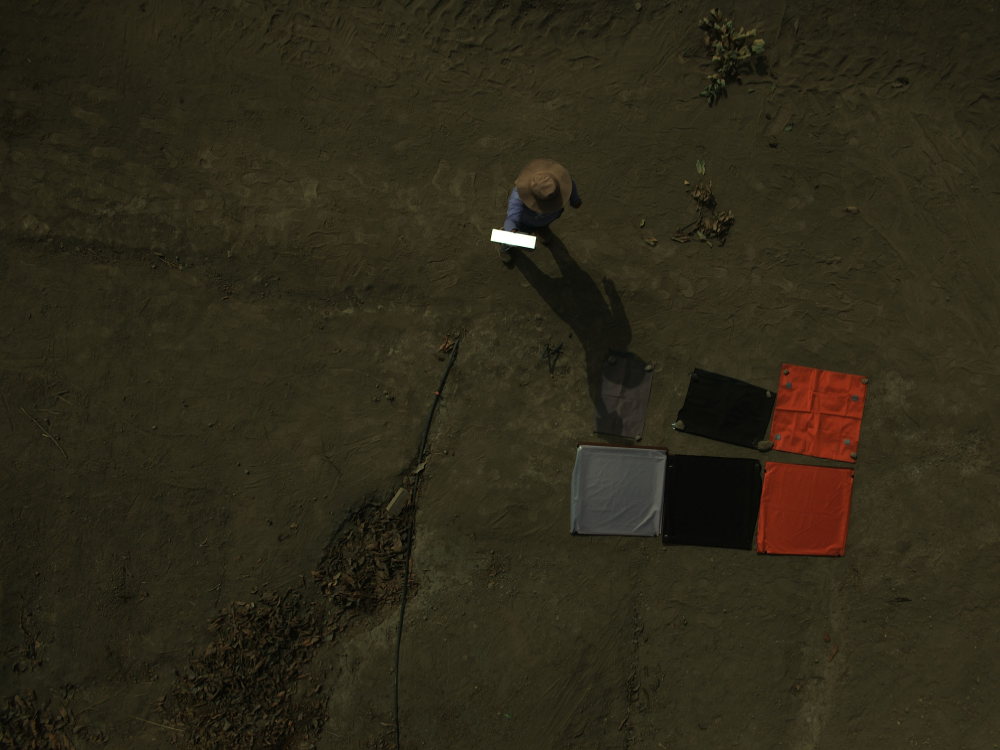
#> input picture RGB/IMG_00366.jpg, 4000 x 3000 px (shown at 1/4 size); its folder holds 4 pictures in this run
$ python calibration.py
#> lines starting #> are read from the running program, lines starting #| are printed output that depends on the picture
import numpy as np
from PIL import Image
import matplotlib.pyplot as plt
import cv2

from teflon_reflectance import teflon_reflectance

centralWavelength = [650, 548, 446, 720, 0, 840]
wavelengthFWHM = [70, 45, 60, 40, 0, 20]

def get_known_panel_reflectance_band(band_index):
    cent = centralWavelength[band_index]
    wfhm = wavelengthFWHM[band_index]
    indexes = (teflon_reflectance["wavelengths"] >= cent - wfhm) & (teflon_reflectance["wavelengths"] <= cent + wfhm)
    indexes = [i for i, boolean_val in enumerate(indexes) if boolean_val == True]
    print("indexes:", indexes)
    return np.average(np.take(teflon_reflectance["reflectance"], indexes))

def get_panel_reflectance_digital_number(image, band_index, top_left, bottom_right):
    image_band = image[:,:,band_index]
    bounds_indices = slice(top_left[1], bottom_right[1]), slice(top_left[0],bottom_right[0])
    panel_pixels = image_band[bounds_indices]
    print("panel_pixels:", panel_pixels)
    mean_reflectance_digital_number = panel_pixels.mean()
    print("Mean DN: {:10.5f}".format(mean_reflectance_digital_number))
    return mean_reflectance_digital_number


input_path = "."
image_name = "IMG_00366"
image_rgb = np.asarray(Image.open(f"{input_path}/RGB/{image_name}.jpg"))
#> image_rgb is the input picture: shape (3000, 4000, 3); mean R, G, B 45, 40.2, 24.2

top_left = np.array([2022, 938])
bottom_right = np.array([2078, 967])
image_rgb_calibrate = image_rgb.copy()

for band in range(3):
    slope_coefficient = get_known_panel_reflectance_band(band) / get_panel_reflectance_digital_number(image_rgb_calibrate, band, top_left, bottom_right)
    print("slope_coefficient:", slope_coefficient)
    image_rgb_calibrate[:,:,band] = ((image_rgb_calibrate[:,:,band] * slope_coefficient) * 255).astype(np.uint8)
#> this loop made 3 passes
#> (mean_reflectance_digital_number in get_panel_reflectance_digital_number, slope_coefficient) on passes 1 to 3: (254.7, 0.00393), (254.8, 0.00392), (254.4, 0.00393)
#> (printed output is left out)
#> pass 1, in get_panel_reflectance_digital_number, `image_band = image[:,:,band_index]`:
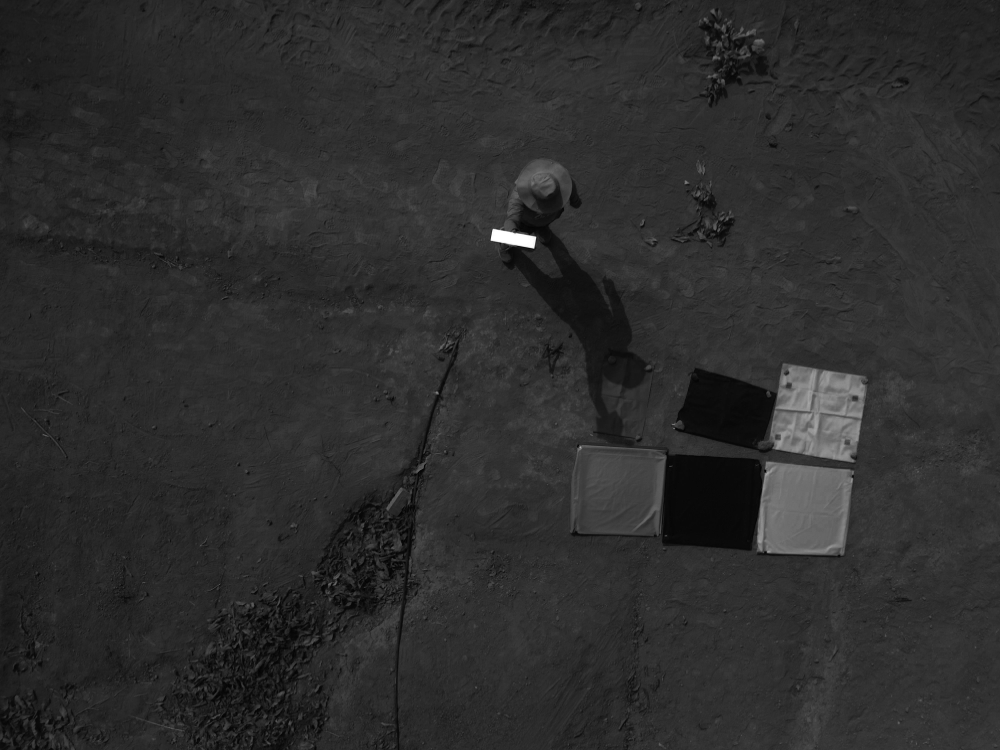
#> image_band: shape (3000, 4000) (shown at 1/4 size); min 0, max 255, mean 45

fig, axes = plt.subplots(2,4, figsize = (16,10))

axes[0,0].imshow(image_rgb[:,:,0], cmap= "gray")
axes[0,0].set_title("Banda Roja")
axes[0,1].imshow(image_rgb[:,:,1], cmap= "gray")
axes[0,1].set_title("Banda Verde")
axes[0,2].imshow(image_rgb[:,:,2], cmap= "gray")
axes[0,2].set_title("Banda Azul")
axes[0,3].imshow(image_rgb, cmap= "gray")
axes[0,3].set_title("Imagen RGB")
axes[1,0].imshow(image_rgb_calibrate[:,:,0], cmap= "gray")
axes[1,0].set_title("Banda Roja Calibrada")
axes[1,1].imshow(image_rgb_calibrate[:,:,1], cmap= "gray")
axes[1,1].set_title("Banda Verde Calibrada")
axes[1,2].imshow(image_rgb_calibrate[:,:,2], cmap= "gray")
axes[1,2].set_title("Banda Azul Calibrada")
axes[1,3].imshow(image_rgb_calibrate, cmap= "gray")
axes[1,3].set_title("Imagen RGB Calibrada")

plt.tight_layout()

plt.show()
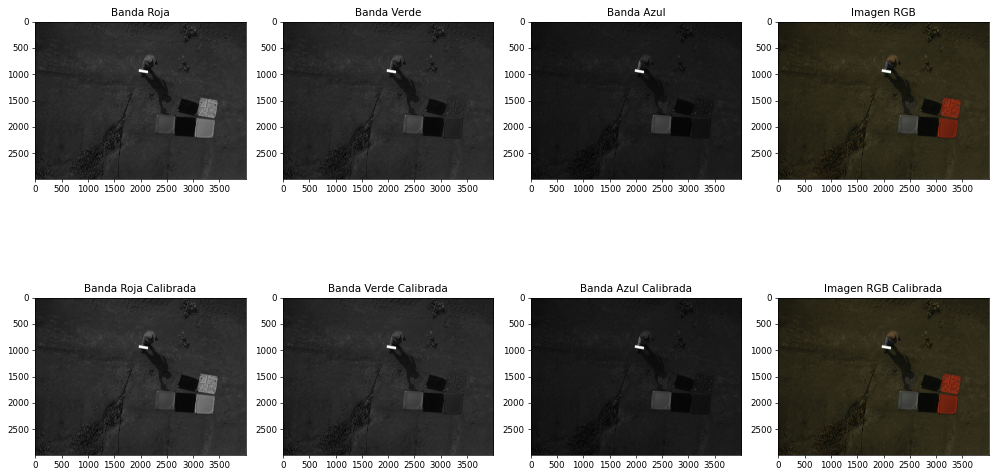
#> figure drawn by matplotlib, 8 panels

image_name = "IMG_00366"
image_nir = np.asarray(Image.open(f"{input_path}/NIR/{image_name}.jpg"))

image_nir_calibrate = image_nir.copy()

top_left = np.array([2005, 1102])
bottom_right = np.array([2077, 1132])
bounds_indices = slice(top_left[1], bottom_right[1]), slice(top_left[0],bottom_right[0])

for band in [0,2]:
    slope_coefficient = get_known_panel_reflectance_band(band + 3) / get_panel_reflectance_digital_number(image_nir_calibrate, band, top_left, bottom_right)
    print("slope_coefficient:", slope_coefficient)
    image_band = image_nir_calibrate[:,:,band].astype(np.float32)
    print("Before image band target:", image_band[bounds_indices])
    image_band = image_band * slope_coefficient
    image_band = image_band * 255
    image_band = np.clip(image_band, 0, 255)
    image_band = image_band.astype(np.uint8)
    print("After image band target:", image_band[bounds_indices])
    image_nir_calibrate[:,:,band] = image_band
#> this loop made 2 passes
#> (mean_reflectance_digital_number in get_panel_reflectance_digital_number, slope_coefficient) on passes 1 to 2: (42.56, 0.0235), (22.85, 0.0438)
#> (printed output is left out)
#> pass 1, in get_panel_reflectance_digital_number (call 4), `panel_pixels = image_band[bounds_indices]`:
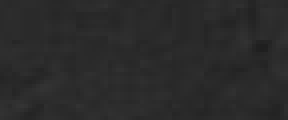
#> panel_pixels: shape (30, 72) (shown 4 times larger); min 31, max 52, mean 42.6
#> after the loop:
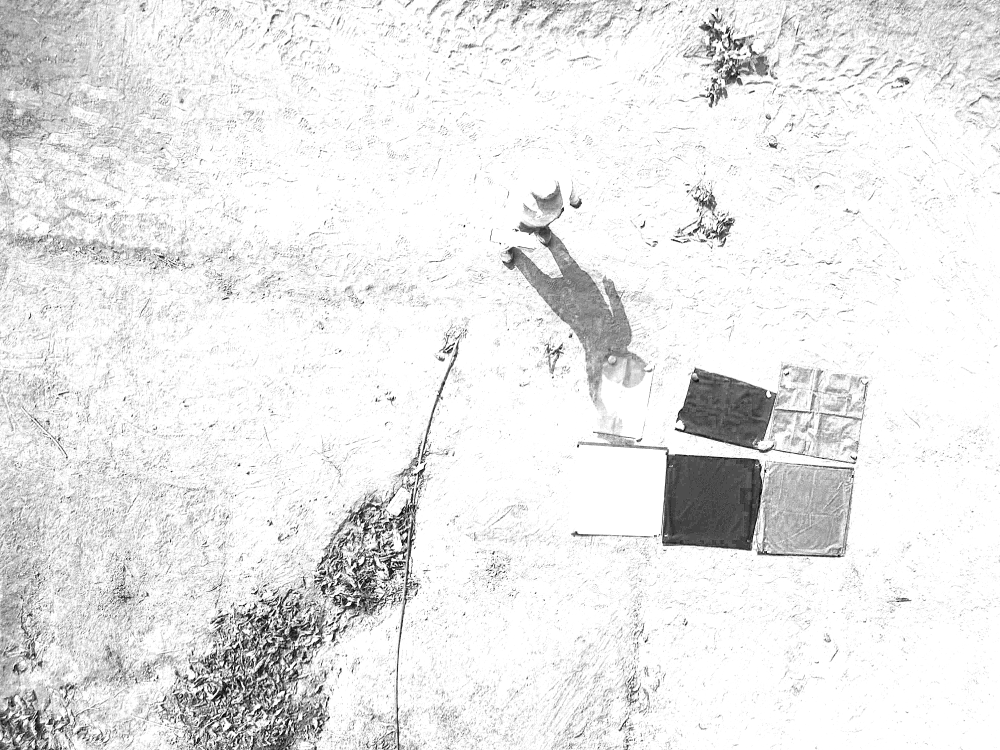
#> image_band: shape (3000, 4000) (shown at 1/4 size); min 0, max 255, mean 232.2
#> after the loop:
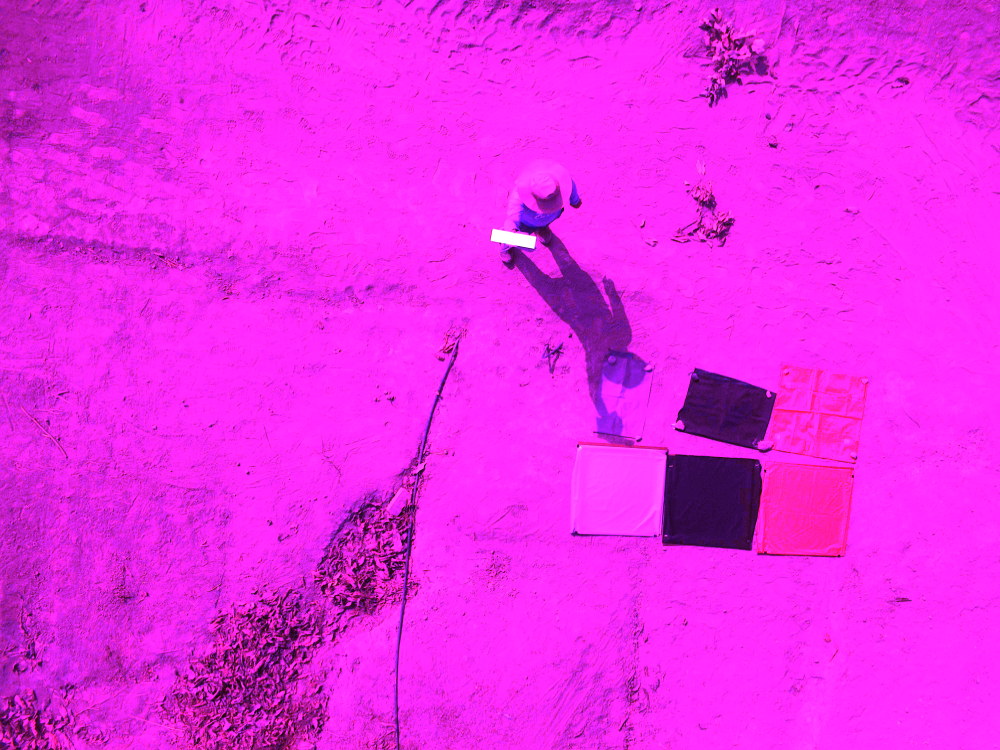
#> image_nir_calibrate: shape (3000, 4000, 3) (shown at 1/4 size); mean R, G, B 234.2, 40.2, 232.2

print("bounds_indices",image_nir_calibrate[:,:,0][bounds_indices])
#> (printed output is left out)
fig, axes = plt.subplots(2,2, figsize = (16,10))

axes[0,0].imshow(image_nir[:,:,0], cmap= "gray")
axes[0,0].set_title("Banda Borde Rojo")
axes[0,1].imshow(image_nir[:,:,2], cmap= "gray")
axes[0,1].set_title("Banda NIR")
image_nir = cv2.rectangle(image_nir,top_left, bottom_right, (255,0,0), 3 )
axes[1,0].imshow(image_nir_calibrate[:,:,0], cmap= "gray")
axes[1,0].set_title("Banda Borde Rojo Calibrada")
axes[1,1].imshow(image_nir_calibrate[:,:,2], cmap= "gray")
axes[1,1].set_title("Banda NIR Calibrada")

plt.tight_layout()

plt.show()
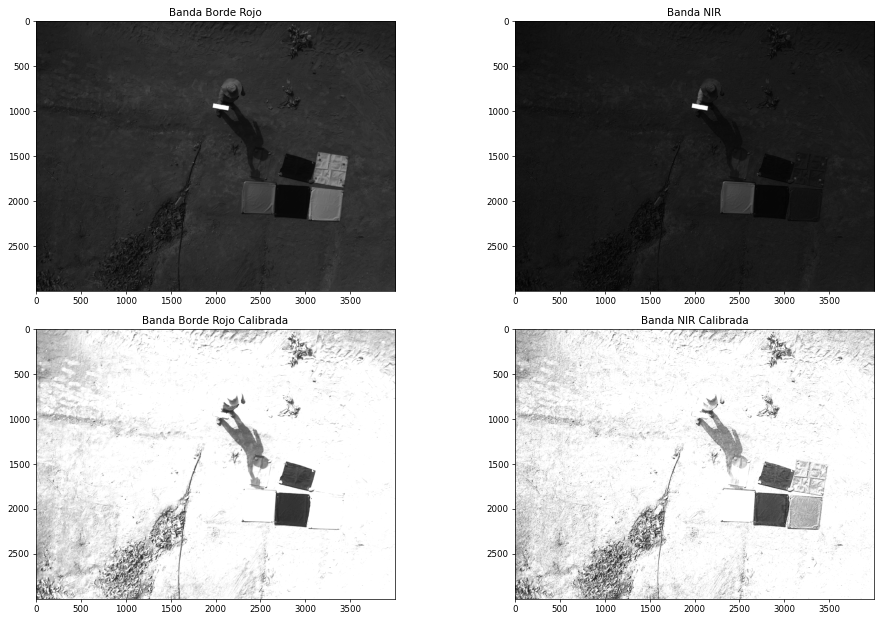
#> figure drawn by matplotlib, 4 panels


#image_nir = np.asarray(Image.open(f"{input_path}/NIR/{image_name}.jpg"))
